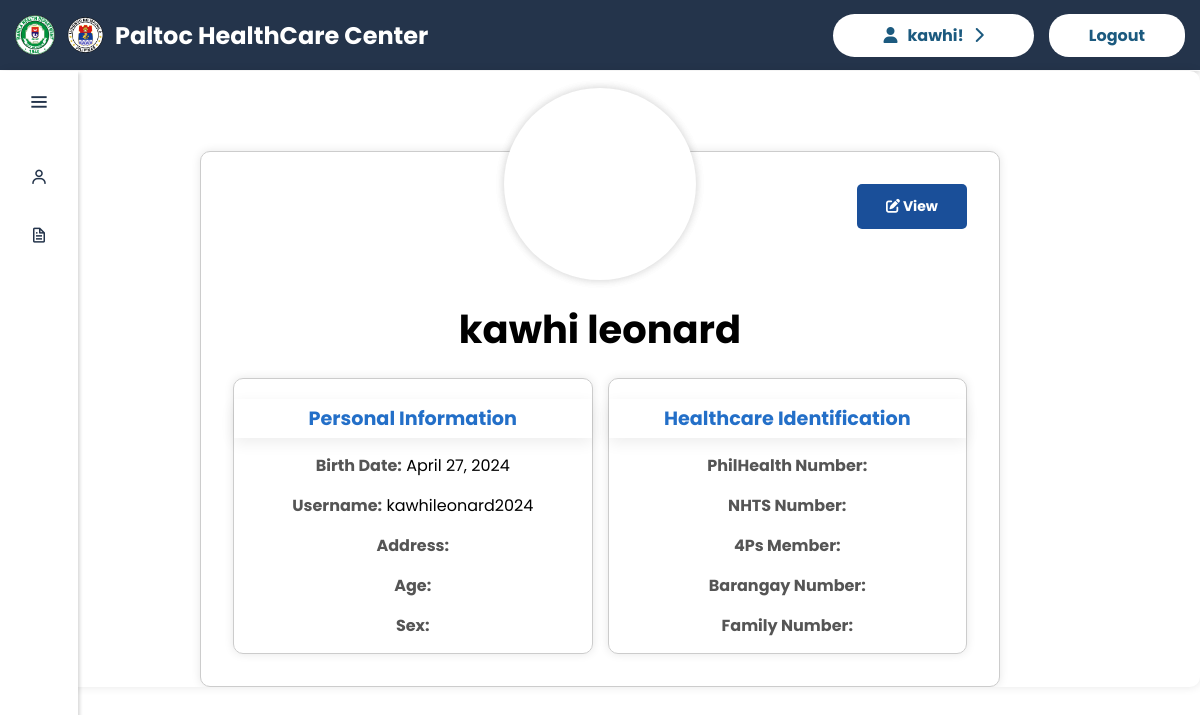
Before: /userdashboard/ (signed in) with the older database file.
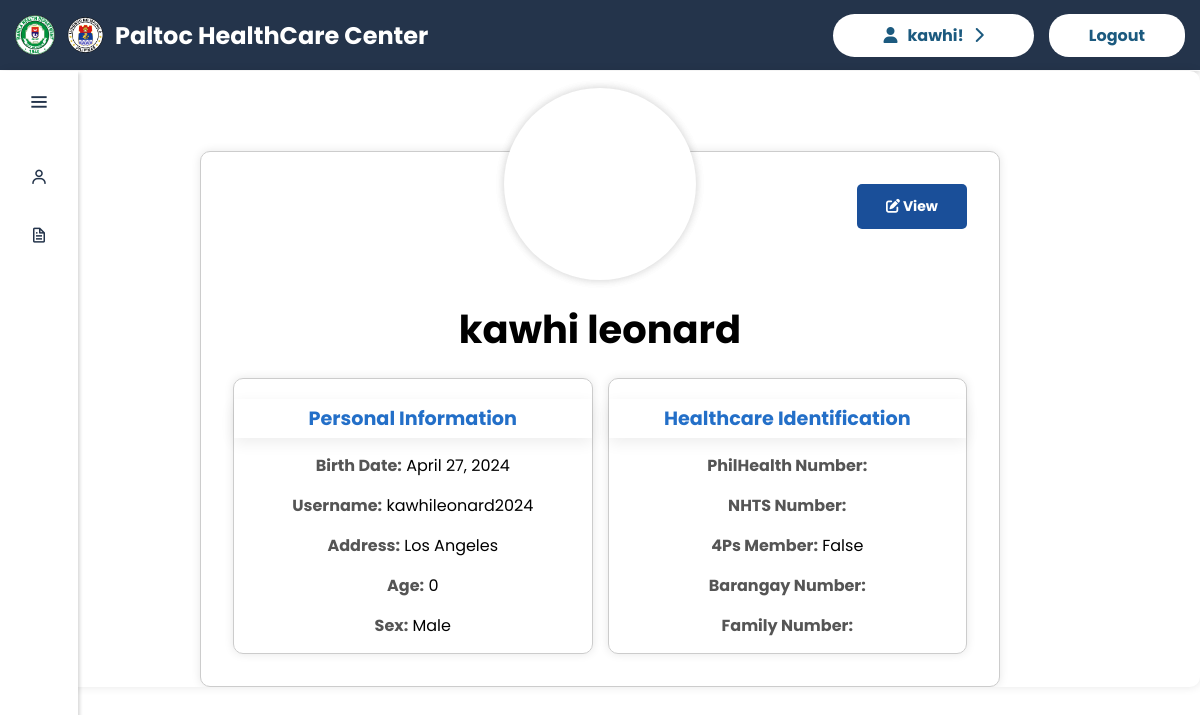
After: the same page with the newer database file.
### base/models.py (models this page shows, shortened)
class UserProfile(models.Model):
    user = models.ForeignKey(User, on_delete=models.CASCADE)
    age = models.IntegerField(blank=True, null=True)
    sex = models.CharField(max_length=6, choices=[('Male', 'Male'), ('Female', 'Female')])
    CIVIL_STATUS_CHOICES = [
        ('Married', 'Married'),
        ('Single', 'Single'),
        ('Divorced', 'Divorced'),
        ('Widowed', 'Widowed'),
    ]
    civil_status = models.CharField(max_length=50, choices=CIVIL_STATUS_CHOICES, blank=True, default='')
    religion = models.CharField(max_length=50, blank=True, default='')
    address = models.CharField(max_length=100, blank=True, default='')
    educational_attainment = models.CharField(max_length=100, blank=True, default='')
    occupation = models.CharField(max_length=100, blank=True, default='')

class EconomicNumbers(models.Model):
    user = models.ForeignKey(User, on_delete=models.CASCADE)
    philhealth_num = models.CharField(max_length=15, blank=True)
    nhts_num = models.CharField(max_length=50, blank=True)
    patient_4ps_member = models.BooleanField(default=False)
    brgy_num = models.CharField(max_length=30, blank=True)
    family_num = models.CharField(max_length=50, blank=True)

### base/views.py (the view)
# urls.py: path('userdashboard/', views.user_dashboard, name="user_dashboard"),
@login_required(login_url='home')
def user_dashboard(request):
    user = User.objects.get(id=request.user.id)
    user_profile = UserProfile.objects.filter(user=user).last()
    economic_numbers = EconomicNumbers.objects.filter(user=user).last()
    context = {
        'user': user,
        'user_profile': user_profile,
        'economic_numbers': economic_numbers,
        user: 'user'
    }
    return render(request, 'base/user_dashboard.html', context)

### base/templates/base/user_dashboard.html (shortened to what this page needs)
{% extends 'main.html' %}
{% block content %}
{% load static %}
    <link rel="stylesheet"  href="{% static 'styles/patient/user_dashboard.css' %}">
<body>
	<div class="sidebar">
		<div class="logo-details">
			<i class='bx bx-menu' id="btn"></i>
		</div>
		<ul class="nav-list">
			<li>
				<a href="#" data-page-url="{% url 'patient_profile' %}">
					<i class='bx bx-user'></i>
				</a>
			</li>
			<li>
				<a href="#" data-page-url="{% url 'patient_record' %}">
					<i class='bx bx-file'></i>
				</a>
			</li>
		</ul>
	</div>
	<div id="pageContent">
		{% include 'base/patient-section/patient_profile.html' %}
	</div>
{% endblock %}

### base/templates/base/patient-section/patient_profile.html (shortened to what this page needs)
{% include 'sections.html' %}
{% block content %}
{% load static %}
<link rel="stylesheet"  href="{% static 'styles/patient/patient_profile_.css' %}">
<body>
    <div class="profile-page">
        <div class="content">
            <div class="content__cover">
                <div class="content__avatar"></div>
            </div>
            <a href="{% url 'patient_record' %}" class="edit-profile" target="_blank">
                <i class="fa-solid fa-pen-to-square"></i>
                <span>View</span>
            </a>
        <div class="content__title">
            <h1>{{ user.first_name }} {{ user.last_name }}</h1>
        </div>
        <div class="profile-info">
            <div class="personal-info">
                <h2>Personal Information</h2>
                <div class="info-item">
                    <label>Birth Date:</label>
                    <span id="birth-date">{{ user.birth_date }}</span>
                </div>
                <div class="info-item">
                    <label>Username:</label>
                    <span id="username">{{ user.username }}</span>
                </div>
                    <div class="info-item">
                        <label>Address:</label>
                        <span id="address">{{ user_profile.address }}</span>
                    </div>
                    <div class="info-item">
                        <label>Age:</label>
                        <span id="age">{{ user_profile.age }}</span>
                    </div>
                    <div class="info-item">
                        <label>Sex:</label>
                        <span id="sex">{{ user_profile.sex }}</span>
                    </div>
            </div>
            <div class="medical-info">
                <h2>Healthcare Identification</h2>
                    <div class="info-item">
                        <label>PhilHealth Number:</label>
                    </div>
                    <div class="info-item">
                        <label>NHTS Number:</label>
                    </div>
                    <div class="info-item">
                        <label>4Ps Member:</label>
                        <span id="4ps-member">{{ economic_numbers.patient_4ps_member }}</span>
                    </div>
                    <div class="info-item">
                        <label>Barangay Number:</label>
                    </div>
                    <div class="info-item">
                        <label>Family Number:</label>
                    </div>
            </div>
        </div>
    </div>
</body>
{% endblock %}

Changed rows visible on the page:
added UserProfile: address "Los Angeles", age "0", sex "Male"
added EconomicNumbers: patient_4ps_member "False"
